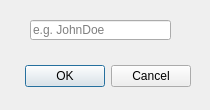
<?xml version="1.0" encoding="UTF-8"?>
<ui version="4.0">
 <class>AddFriendDialog</class>
 <widget class="QDialog" name="AddFriendDialog">
  <property name="geometry">
   <rect>
    <x>0</x>
    <y>0</y>
    <width>210</width>
    <height>110</height>
   </rect>
  </property>
  <property name="windowTitle">
   <string>Dialog</string>
  </property>
  <widget class="QDialogButtonBox" name="buttonBox">
   <property name="geometry">
    <rect>
     <x>20</x>
     <y>60</y>
     <width>171</width>
     <height>32</height>
    </rect>
   </property>
   <property name="orientation">
    <enum>Qt::Orientation::Horizontal</enum>
   </property>
   <property name="standardButtons">
    <set>QDialogButtonBox::StandardButton::Cancel|QDialogButtonBox::StandardButton::Ok</set>
   </property>
  </widget>
  <widget class="QLineEdit" name="friendNameEdit">
   <property name="geometry">
    <rect>
     <x>30</x>
     <y>20</y>
     <width>141</width>
     <height>20</height>
    </rect>
   </property>
   <property name="inputMask">
    <string/>
   </property>
   <property name="placeholderText">
    <string>e.g. JohnDoe</string>
   </property>
  </widget>
 </widget>
 <resources/>
 <connections>
  <connection>
   <sender>buttonBox</sender>
   <signal>accepted()</signal>
   <receiver>AddFriendDialog</receiver>
   <slot>accept()</slot>
   <hints>
    <hint type="sourcelabel">
     <x>248</x>
     <y>254</y>
    </hint>
    <hint type="destinationlabel">
     <x>157</x>
     <y>274</y>
    </hint>
   </hints>
  </connection>
  <connection>
   <sender>buttonBox</sender>
   <signal>rejected()</signal>
   <receiver>AddFriendDialog</receiver>
   <slot>reject()</slot>
   <hints>
    <hint type="sourcelabel">
     <x>316</x>
     <y>260</y>
    </hint>
    <hint type="destinationlabel">
     <x>286</x>
     <y>274</y>
    </hint>
   </hints>
  </connection>
 </connections>
</ui>
